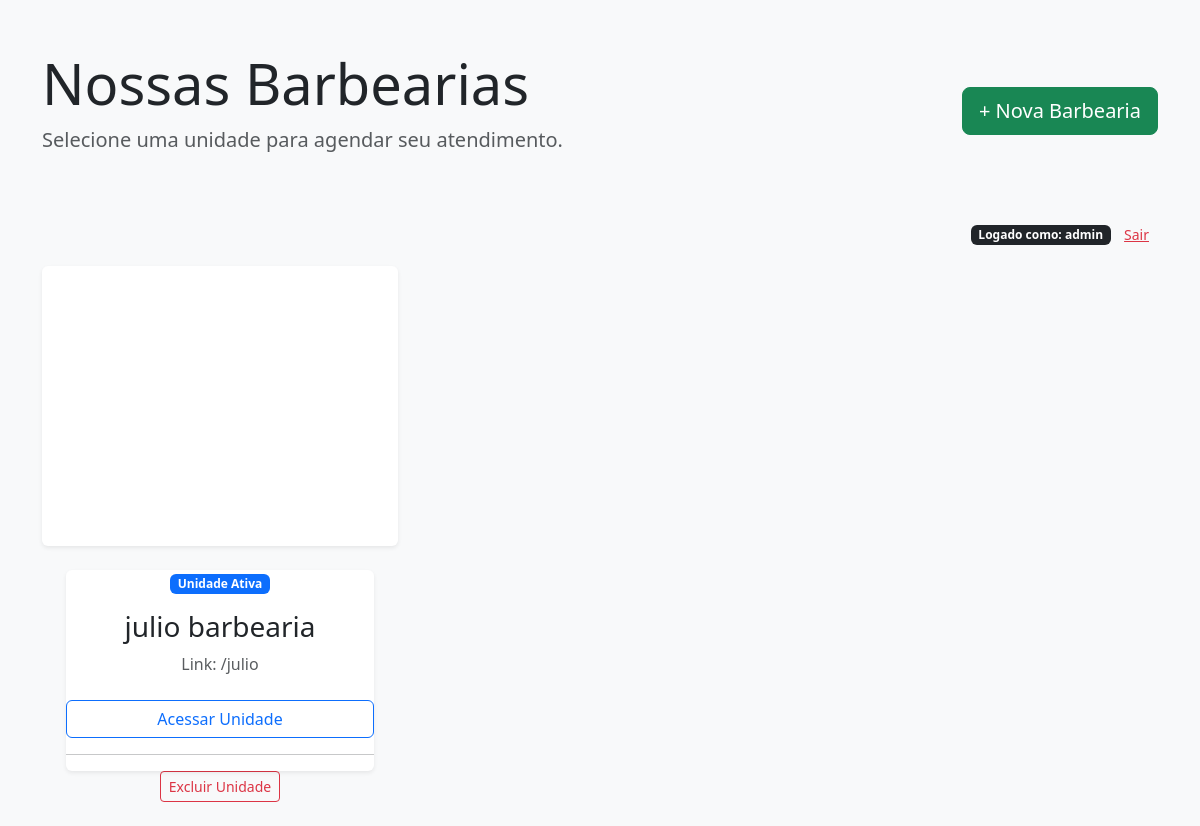
The page / (signed in) on the database as committed earlier.
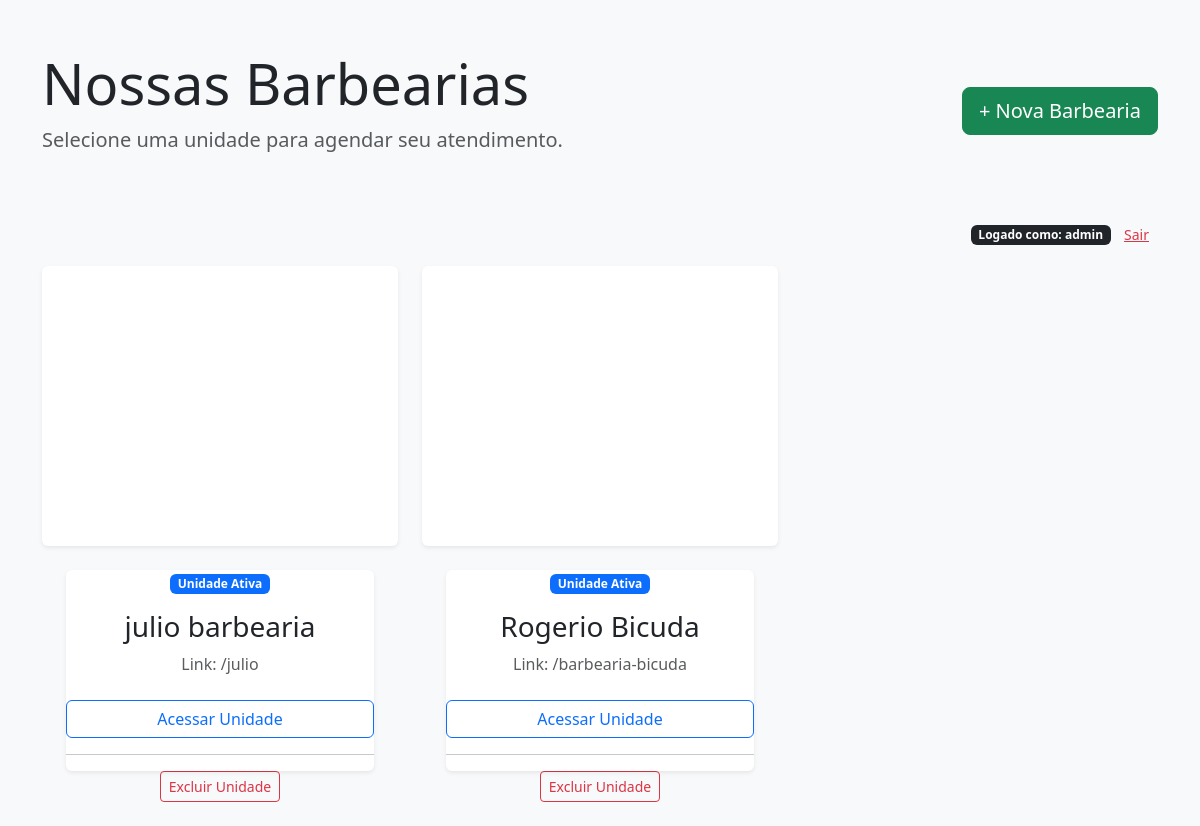
The same page on the database as committed later.
### barbearia_system/app.py (models this page shows)
class Usuario(UserMixin, db.Model):
    id = db.Column(db.Integer, primary_key=True)
    username = db.Column(db.String(50), unique=True, nullable=False)
    password = db.Column(db.String(200), nullable=False)
    is_admin = db.Column(db.Boolean, default=True)
    is_superadmin = db.Column(db.Boolean, default=False)
    barbearia_id = db.Column(db.Integer, db.ForeignKey('configuracao.id'), nullable=True)

class Configuracao(db.Model):
    id = db.Column(db.Integer, primary_key=True)
    nome_barbearia = db.Column(db.String(100), default='Minha Barbearia')
    slug = db.Column(db.String(100), unique=True, nullable=False)
    horario_abertura = db.Column(db.String(5), default='09:00')
    horario_fechamento = db.Column(db.String(5), default='19:00')
    intervalo_minutos = db.Column(db.Integer, default=30)
    usuarios = db.relationship('Usuario', backref='barbearia', lazy=True, cascade="all, delete-orphan")
    clientes = db.relationship('Cliente', backref='barbearia', lazy=True, cascade="all, delete-orphan")
    servicos = db.relationship('Servico', backref='barbearia', lazy=True, cascade="all, delete-orphan")

### barbearia_system/app.py (the view)
@app.route('/')
@login_required
def index_root():
    if not getattr(current_user, 'is_superadmin', False):
        flash('Acesso restrito ao Super Admin.', 'danger')
        logout_user()
        return redirect(url_for('login_global'))
    barbearias = Configuracao.query.all()
    return render_template('index_global.html', barbearias=barbearias)

### barbearia_system/app.py (called while the page is built)
@login_manager.user_loader
def load_user(user_id):
    user = Usuario.query.get(int(user_id))
    if user:
        return user
    return Cliente.query.get(int(user_id))

### barbearia_system/templates/index_global.html (shortened to what this page needs)
<!DOCTYPE html>
<html lang="pt-br">
<head>
    <link href="https://cdn.jsdelivr.net/npm/bootstrap@5.3.0/dist/css/bootstrap.min.css" rel="stylesheet">
</head>
<body>
    <div class="container">
        <div class="row mb-5 align-items-center">
            <div class="col-md-8">
                <h1 class="display-4">Nossas Barbearias</h1>
                <p class="lead text-muted">Selecione uma unidade para agendar seu atendimento.</p>
            </div>
            <div class="col-md-4 text-end">
                <a href="{{ url_for('cadastrar_barbearia') }}" class="btn btn-success btn-lg">+ Nova Barbearia</a>
            </div>
        </div>
        <div class="text-end mb-3">
            {% if not current_user.is_authenticated %}
            <p class="text-muted small">Área administrativa disponível em cada unidade.</p>
            {% else %}
            <span class="badge bg-dark">Logado como: {{ current_user.username }}</span>
            <a href="{{ url_for('logout') }}" class="btn btn-sm btn-link text-danger">Sair</a>
            {% endif %}
        </div>
        <div class="row g-4">
            {% for b in barbearias %}
            <div class="col-md-4">
                <a href="{{ url_for('home_cliente', slug=b.slug) }}" class="card h-100 barbearia-card border-0 shadow-sm">
                    <div class="card-body p-4 text-center">
                        <div class="mb-3">
                            <span class="badge bg-primary">Unidade Ativa</span>
                        </div>
                        <h3 class="card-title">{{ b.nome_barbearia }}</h3>
                        <p class="text-muted">Link: /{{ b.slug }}</p>
                        <div class="btn btn-outline-primary mt-2">Acessar Unidade</div>
                        <hr>
                        <a href="{{ url_for('excluir_barbearia', id=b.id) }}" class="btn btn-sm btn-outline-danger" onclick="return confirm('Tem certeza que deseja excluir esta barbearia e todos os seus dados?')">Excluir Unidade</a>
                    </div>
                </a>
            </div>
            {% else %}
            <div class="col-12 text-center py-5">
                <p class="text-muted fs-4">Nenhuma barbearia cadastrada ainda.</p>
                <a href="{{ url_for('cadastrar_barbearia') }}" class="btn btn-primary">Cadastrar a Primeira Unidade</a>
            </div>
            {% endfor %}
        </div>
    </div>
</body>
</html>

### barbearia_system/templates/index_global.html (style rules this page uses)
body { background-color: #f8f9fa; padding-top: 50px; }
.barbearia-card { transition: transform 0.2s; cursor: pointer; text-decoration: none; color: inherit; }

Rows that differ between the two databases and show on the page:
added Configuracao: nome_barbearia "Rogerio Bicuda", slug "barbearia-bicuda"
